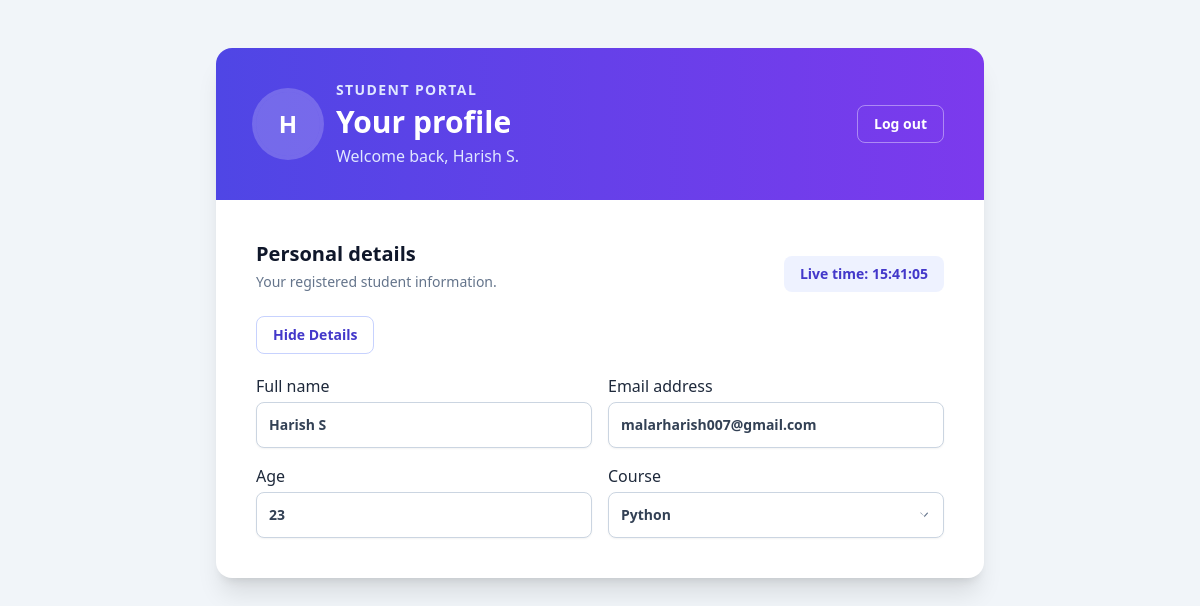
/profile (signed in), run on the app's committed database.
### tables this page shows
CREATE TABLE students (
                id INTEGER PRIMARY KEY AUTOINCREMENT,
                name TEXT NOT NULL,
                email TEXT NOT NULL UNIQUE,
                age INTEGER NOT NULL,
                gender TEXT NOT NULL,
                course TEXT NOT NULL,
                password TEXT NOT NULL
            );

### app.py (the view)
@app.get("/profile")
def profile():
    student_id = session.get("student_id")
    if student_id is None:
        return redirect(url_for("login"))
    try:
        with sqlite3.connect(DATABASE_PATH) as connection:
            connection.row_factory = sqlite3.Row
            student = connection.execute(
                "SELECT name, email, age, gender, course "
                "FROM students WHERE id = ?",
                (student_id,),
            ).fetchone()
    except sqlite3.Error:
        return render_template(
            "login.html",
            message="Profile is temporarily unavailable. Please try again.",
        ), 500
    if student is None:
        session.clear()
        return redirect(url_for("login"))
    return render_template("profile.html", student=student)

### templates/profile.html (shortened to what this page needs)
<!doctype html>
<html lang="en">
<head>
    <script src="https://cdn.tailwindcss.com"></script>
</head>
<body class="min-h-screen bg-slate-100 px-4 py-8 text-slate-800 sm:py-12">
    <main class="mx-auto max-w-3xl">
        <section class="overflow-hidden rounded-2xl bg-white shadow-xl">
            <div class="bg-gradient-to-r from-indigo-600 to-violet-600 px-6 py-8 text-white sm:px-10">
                <div class="flex flex-col justify-between gap-6 sm:flex-row sm:items-center">
                    <div class="flex items-center gap-4">
                        <div class="flex h-16 w-16 shrink-0 items-center justify-center rounded-full bg-white/20 text-2xl font-bold ring-4 ring-white/20">
                            {{ student["name"][0]|upper }}
                        </div>
                        <div>
                            <p class="text-sm font-semibold uppercase tracking-widest text-indigo-100">Student portal</p>
                            <h1 class="mt-1 text-3xl font-bold">Your profile</h1>
                            <p class="mt-1 text-indigo-100">Welcome back, {{ student["name"] }}.</p>
                        </div>
                    </div>
                    <form action="{{ url_for('logout') }}" method="post">
                        <button type="submit" class="rounded-lg border border-white/40 px-4 py-2 text-sm font-semibold text-white transition hover:bg-white/10">
                            Log out
                        </button>
                    </form>
                </div>
            </div>
            <div class="p-6 sm:p-10">
                <div class="mb-6 flex flex-col justify-between gap-4 sm:flex-row sm:items-end">
                    <div>
                        <h2 class="text-xl font-bold text-slate-900">Personal details</h2>
                        <p class="mt-1 text-sm text-slate-500">Your registered student information.</p>
                    </div>
                    <div class="rounded-lg bg-indigo-50 px-4 py-2 text-sm font-semibold text-indigo-700">
                        Live time: <span id="live-time">--:--:--</span>
                    </div>
                </div>
                <button id="toggle-details" type="button"
                        class="mb-5 rounded-lg border border-indigo-200 px-4 py-2 text-sm font-semibold text-indigo-700 transition hover:bg-indigo-50">
                    Hide Details
                </button>
                <div id="profile-details" class="grid gap-4 sm:grid-cols-2">
                    <div class="profile-card">
                        <span class="profile-label">Full name</span>
                        <div class="mt-1 w-full rounded-lg border border-slate-300 bg-white px-3 py-3 text-sm font-semibold text-slate-700 shadow-sm">
                            {{ student["name"] }}
                        </div>
                    </div>
                    <div class="profile-card">
                        <span class="profile-label">Email address</span>
                        <div class="mt-1 w-full break-all rounded-lg border border-slate-300 bg-white px-3 py-3 text-sm font-semibold text-slate-700 shadow-sm">
                            {{ student["email"] }}
                        </div>
                    </div>
                    <div class="profile-card">
                        <span class="profile-label">Age</span>
                        <div class="mt-1 w-full rounded-lg border border-slate-300 bg-white px-3 py-3 text-sm font-semibold text-slate-700 shadow-sm">
                            {{ student["age"] }}
                        </div>
                    </div>
                    <div class="profile-card">
                        <span class="profile-label">Course</span>
                        <div class="relative mt-1">
                            <select id="course"
                                    class="w-full cursor-pointer appearance-none rounded-lg border border-slate-300 bg-white px-3 py-3 pr-10 text-sm font-semibold text-slate-700 shadow-sm outline-none transition hover:border-indigo-400 focus:border-indigo-500 focus:ring-4 focus:ring-indigo-100"
                                    data-update-url="{{ url_for('update_course') }}">
                                {% for course in ["Python", "Web Development", "Data Science", "Cloud Computing"] %}
                                <option value="{{ course }}" {% if student["course"] == course %}selected{% endif %}>
                                    {{ course }}
                                </option>
                                {% endfor %}
                            </select>
                            <span class="pointer-events-none absolute inset-y-0 right-3 flex items-center text-slate-500" aria-hidden="true">
                            </span>
                        </div>
                    </div>
                </div>
            </div>
        </section>
    </main>
</body>
</html>

### data on the page
students: name "H", name "Harish S", email "malarharish007@gmail.com", age "23", course "Python"
